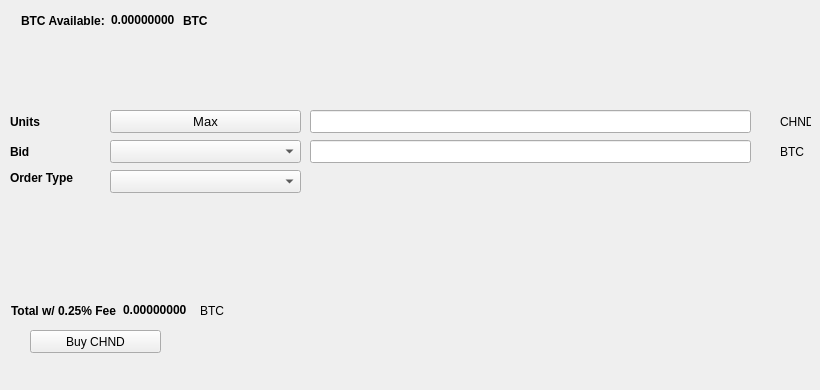
   <widget class="QWidget" name="BuyTab">
    <attribute name="title">
     <string>Buy</string>
    </attribute>
    <widget class="QPushButton" name="BuyCHND">
     <property name="geometry">
      <rect>
       <x>30</x>
       <y>330</y>
       <width>131</width>
       <height>23</height>
      </rect>
     </property>
     <property name="text">
      <string>Buy CHND</string>
     </property>
     <property name="icon">
      <iconset resource="../cashhand.qrc">
       <normaloff>:/icons/bitcoin</normaloff>:/icons/bitcoin</iconset>
     </property>
    </widget>
    <widget class="QLabel" name="label_3">
     <property name="geometry">
      <rect>
       <x>10</x>
       <y>110</y>
       <width>46</width>
       <height>23</height>
      </rect>
     </property>
     <property name="font">
      <font>
       <weight>75</weight>
       <bold>true</bold>
      </font>
     </property>
     <property name="text">
      <string>Units</string>
     </property>
    </widget>
    <widget class="QLineEdit" name="UnitsInput">
     <property name="geometry">
      <rect>
       <x>310</x>
       <y>110</y>
       <width>441</width>
       <height>23</height>
      </rect>
     </property>
     <property name="font">
      <font>
       <pointsize>9</pointsize>
       <weight>75</weight>
       <bold>true</bold>
      </font>
     </property>
    </widget>
    <widget class="QLineEdit" name="BuyBidPriceEdit">
     <property name="geometry">
      <rect>
       <x>310</x>
       <y>140</y>
       <width>441</width>
       <height>23</height>
      </rect>
     </property>
     <property name="font">
      <font>
       <pointsize>9</pointsize>
       <weight>75</weight>
       <bold>true</bold>
      </font>
     </property>
    </widget>
    <widget class="QLabel" name="label_4">
     <property name="geometry">
      <rect>
       <x>780</x>
       <y>110</y>
       <width>31</width>
       <height>23</height>
      </rect>
     </property>
     <property name="text">
      <string>CHND</string>
     </property>
    </widget>
    <widget class="QLabel" name="label_5">
     <property name="geometry">
      <rect>
       <x>780</x>
       <y>140</y>
       <width>31</width>
       <height>23</height>
      </rect>
     </property>
     <property name="text">
      <string>BTC</string>
     </property>
    </widget>
    <widget class="QLabel" name="label_6">
     <property name="geometry">
      <rect>
       <x>10</x>
       <y>140</y>
       <width>46</width>
       <height>23</height>
      </rect>
     </property>
     <property name="font">
      <font>
       <weight>75</weight>
       <bold>true</bold>
      </font>
     </property>
     <property name="text">
      <string>Bid</string>
     </property>
    </widget>
    <widget class="QLabel" name="label_7">
     <property name="geometry">
      <rect>
       <x>10</x>
       <y>170</y>
       <width>91</width>
       <height>16</height>
      </rect>
     </property>
     <property name="font">
      <font>
       <weight>75</weight>
       <bold>true</bold>
      </font>
     </property>
     <property name="text">
      <string>Order Type</string>
     </property>
    </widget>
    <widget class="QPushButton" name="Buy_Max_Amount">
     <property name="geometry">
      <rect>
       <x>110</x>
       <y>110</y>
       <width>191</width>
       <height>23</height>
      </rect>
     </property>
     <property name="font">
      <font>
       <pointsize>10</pointsize>
      </font>
     </property>
     <property name="text">
      <string>Max</string>
     </property>
    </widget>
    <widget class="QComboBox" name="BuyBidcomboBox">
     <property name="geometry">
      <rect>
       <x>110</x>
       <y>140</y>
       <width>191</width>
       <height>23</height>
      </rect>
     </property>
     <property name="font">
      <font>
       <pointsize>10</pointsize>
      </font>
     </property>
    </widget>
    <widget class="QComboBox" name="buyOrdertypeCombo">
     <property name="geometry">
      <rect>
       <x>110</x>
       <y>170</y>
       <width>191</width>
       <height>23</height>
      </rect>
     </property>
     <property name="font">
      <font>
       <pointsize>10</pointsize>
      </font>
     </property>
    </widget>
    <widget class="QWidget" name="layoutWidget1">
     <property name="geometry">
      <rect>
       <x>21</x>
       <y>11</y>
       <width>227</width>
       <height>19</height>
      </rect>
     </property>
     <layout class="QHBoxLayout" name="horizontalLayout_3">
      <item>
       <widget class="QLabel" name="label232">
        <property name="font">
         <font>
          <weight>75</weight>
          <bold>true</bold>
         </font>
        </property>
        <property name="text">
         <string>BTC Available:</string>
        </property>
       </widget>
      </item>
      <item>
       <widget class="QLabel" name="BtcAvailableLbl">
        <property name="palette">
         <palette>
          <active>
           <colorrole role="WindowText">
            <brush brushstyle="SolidPattern">
             <color alpha="255">
              <red>0</red>
              <green>0</green>
              <blue>0</blue>
             </color>
            </brush>
           </colorrole>
           <colorrole role="Button">
            <brush brushstyle="SolidPattern">
             <color alpha="255">
              <red>0</red>
              <green>170</green>
              <blue>0</blue>
             </color>
            </brush>
           </colorrole>
           <colorrole role="Light">
            <brush brushstyle="SolidPattern">
             <color alpha="255">
              <red>0</red>
              <green>255</green>
              <blue>0</blue>
             </color>
            </brush>
           </colorrole>
           <colorrole role="Midlight">
            <brush brushstyle="SolidPattern">
             <color alpha="255">
              <red>0</red>
              <green>212</green>
              <blue>0</blue>
             </color>
            </brush>
           </colorrole>
           <colorrole role="Dark">
            <brush brushstyle="SolidPattern">
             <color alpha="255">
              <red>0</red>
              <green>85</green>
              <blue>0</blue>
             </color>
            </brush>
           </colorrole>
           <colorrole role="Mid">
            <brush brushstyle="SolidPattern">
             <color alpha="255">
              <red>0</red>
              <green>113</green>
              <blue>0</blue>
             </color>
            </brush>
           </colorrole>
           <colorrole role="Text">
            <brush brushstyle="SolidPattern">
             <color alpha="255">
              <red>0</red>
              <green>170</green>
              <blue>0</blue>
             </color>
            </brush>
           </colorrole>
           <colorrole role="BrightText">
            <brush brushstyle="SolidPattern">
             <color alpha="255">
              <red>255</red>
              <green>255</green>
              <blue>255</blue>
             </color>
            </brush>
           </colorrole>
           <colorrole role="ButtonText">
            <brush brushstyle="SolidPattern">
             <color alpha="255">
              <red>0</red>
              <green>0</green>
              <blue>0</blue>
             </color>
            </brush>
           </colorrole>
           <colorrole role="Base">
            <brush brushstyle="SolidPattern">
             <color alpha="255">
              <red>255</red>
              <green>255</green>
              <blue>255</blue>
             </color>
            </brush>
           </colorrole>
           <colorrole role="Window">
            <brush brushstyle="SolidPattern">
             <color alpha="255">
              <red>0</red>
              <green>170</green>
              <blue>0</blue>
             </color>
            </brush>
           </colorrole>
           <colorrole role="Shadow">
            <brush brushstyle="SolidPattern">
             <color alpha="255">
              <red>0</red>
              <green>0</green>
              <blue>0</blue>
             </color>
            </brush>
           </colorrole>
           <colorrole role="AlternateBase">
            <brush brushstyle="SolidPattern">
             <color alpha="255">
              <red>127</red>
              <green>212</green>
              <blue>127</blue>
             </color>
            </brush>
           </colorrole>
           <colorrole role="ToolTipBase">
            <brush brushstyle="SolidPattern">
             <color alpha="255">
              <red>255</red>
              <green>255</green>
              <blue>220</blue>
             </color>
            </brush>
           </colorrole>
           <colorrole role="ToolTipText">
            <brush brushstyle="SolidPattern">
             <color alpha="255">
              <red>0</red>
              <green>0</green>
              <blue>0</blue>
             </color>
            </brush>
           </colorrole>
          </active>
          <inactive>
           <colorrole role="WindowText">
            <brush brushstyle="SolidPattern">
             <color alpha="255">
              <red>0</red>
              <green>0</green>
              <blue>0</blue>
             </color>
            </brush>
           </colorrole>
           <colorrole role="Button">
            <brush brushstyle="SolidPattern">
             <color alpha="255">
              <red>0</red>
              <green>170</green>
              <blue>0</blue>
             </color>
            </brush>
           </colorrole>
           <colorrole role="Light">
            <brush brushstyle="SolidPattern">
             <color alpha="255">
              <red>0</red>
              <green>255</green>
              <blue>0</blue>
             </color>
            </brush>
           </colorrole>
           <colorrole role="Midlight">
            <brush brushstyle="SolidPattern">
             <color alpha="255">
              <red>0</red>
              <green>212</green>
              <blue>0</blue>
             </color>
            </brush>
           </colorrole>
           <colorrole role="Dark">
            <brush brushstyle="SolidPattern">
             <color alpha="255">
              <red>0</red>
              <green>85</green>
              <blue>0</blue>
             </color>
            </brush>
           </colorrole>
           <colorrole role="Mid">
            <brush brushstyle="SolidPattern">
             <color alpha="255">
              <red>0</red>
              <green>113</green>
              <blue>0</blue>
             </color>
            </brush>
           </colorrole>
           <colorrole role="Text">
            <brush brushstyle="SolidPattern">
             <color alpha="255">
              <red>0</red>
              <green>170</green>
              <blue>0</blue>
             </color>
            </brush>
           </colorrole>
           <colorrole role="BrightText">
            <brush brushstyle="SolidPattern">
             <color alpha="255">
              <red>255</red>
              <green>255</green>
              <blue>255</blue>
             </color>
            </brush>
           </colorrole>
           <colorrole role="ButtonText">
            <brush brushstyle="SolidPattern">
             <color alpha="255">
              <red>0</red>
              <green>0</green>
              <blue>0</blue>
             </color>
            </brush>
           </colorrole>
           <colorrole role="Base">
            <brush brushstyle="SolidPattern">
             <color alpha="255">
              <red>255</red>
              <green>255</green>
              <blue>255</blue>
             </color>
            </brush>
           </colorrole>
           <colorrole role="Window">
            <brush brushstyle="SolidPattern">
             <color alpha="255">
              <red>0</red>
              <green>170</green>
              <blue>0</blue>
             </color>
            </brush>
           </colorrole>
           <colorrole role="Shadow">
            <brush brushstyle="SolidPattern">
             <color alpha="255">
              <red>0</red>
              <green>0</green>
              <blue>0</blue>
             </color>
            </brush>
           </colorrole>
           <colorrole role="AlternateBase">
            <brush brushstyle="SolidPattern">
             <color alpha="255">
              <red>127</red>
              <green>212</green>
              <blue>127</blue>
             </color>
            </brush>
           </colorrole>
           <colorrole role="ToolTipBase">
            <brush brushstyle="SolidPattern">
             <color alpha="255">
              <red>255</red>
              <green>255</green>
              <blue>220</blue>
             </color>
            </brush>
           </colorrole>
           <colorrole role="ToolTipText">
            <brush brushstyle="SolidPattern">
             <color alpha="255">
              <red>0</red>
              <green>0</green>
              <blue>0</blue>
             </color>
            </brush>
           </colorrole>
          </inactive>
          <disabled>
           <colorrole role="WindowText">
            <brush brushstyle="SolidPattern">
             <color alpha="255">
              <red>0</red>
              <green>85</green>
              <blue>0</blue>
             </color>
            </brush>
           </colorrole>
           <colorrole role="Button">
            <brush brushstyle="SolidPattern">
             <color alpha="255">
              <red>0</red>
              <green>170</green>
              <blue>0</blue>
             </color>
            </brush>
           </colorrole>
           <colorrole role="Light">
            <brush brushstyle="SolidPattern">
             <color alpha="255">
              <red>0</red>
              <green>255</green>
              <blue>0</blue>
             </color>
            </brush>
           </colorrole>
           <colorrole role="Midlight">
            <brush brushstyle="SolidPattern">
             <color alpha="255">
              <red>0</red>
              <green>212</green>
              <blue>0</blue>
             </color>
            </brush>
           </colorrole>
           <colorrole role="Dark">
            <brush brushstyle="SolidPattern">
             <color alpha="255">
              <red>0</red>
              <green>85</green>
              <blue>0</blue>
             </color>
            </brush>
           </colorrole>
           <colorrole role="Mid">
            <brush brushstyle="SolidPattern">
             <color alpha="255">
              <red>0</red>
              <green>113</green>
              <blue>0</blue>
             </color>
            </brush>
           </colorrole>
           <colorrole role="Text">
            <brush brushstyle="SolidPattern">
             <color alpha="255">
              <red>0</red>
              <green>85</green>
              <blue>0</blue>
             </color>
            </brush>
           </colorrole>
           <colorrole role="BrightText">
            <brush brushstyle="SolidPattern">
             <color alpha="255">
              <red>255</red>
              <green>255</green>
              <blue>255</blue>
             </color>
            </brush>
           </colorrole>
           <colorrole role="ButtonText">
            <brush brushstyle="SolidPattern">
             <color alpha="255">
              <red>0</red>
              <green>85</green>
              <blue>0</blue>
             </color>
            </brush>
           </colorrole>
           <colorrole role="Base">
            <brush brushstyle="SolidPattern">
             <color alpha="255">
              <red>0</red>
              <green>170</green>
              <blue>0</blue>
             </color>
            </brush>
           </colorrole>
           <colorrole role="Window">
            <brush brushstyle="SolidPattern">
             <color alpha="255">
              <red>0</red>
              <green>170</green>
              <blue>0</blue>
             </color>
            </brush>
           </colorrole>
           <colorrole role="Shadow">
            <brush brushstyle="SolidPattern">
             <color alpha="255">
              <red>0</red>
              <green>0</green>
              <blue>0</blue>
             </color>
            </brush>
           </colorrole>
           <colorrole role="AlternateBase">
            <brush brushstyle="SolidPattern">
             <color alpha="255">
              <red>0</red>
              <green>170</green>
              <blue>0</blue>
             </color>
            </brush>
           </colorrole>
           <colorrole role="ToolTipBase">
            <brush brushstyle="SolidPattern">
             <color alpha="255">
              <red>255</red>
              <green>255</green>
              <blue>220</blue>
             </color>
            </brush>
           </colorrole>
           <colorrole role="ToolTipText">
            <brush brushstyle="SolidPattern">
             <color alpha="255">
              <red>0</red>
              <green>0</green>
              <blue>0</blue>
             </color>
            </brush>
           </colorrole>
          </disabled>
         </palette>
        </property>
        <property name="font">
         <font>
          <weight>75</weight>
          <bold>true</bold>
         </font>
        </property>
        <property name="text">
         <string>0.00000000</string>
        </property>
        <property name="textInteractionFlags">
         <set>Qt::LinksAccessibleByMouse|Qt::TextSelectableByKeyboard|Qt::TextSelectableByMouse</set>
        </property>
       </widget>
      </item>
      <item>
       <widget class="QLabel" name="BtcAvailableLbl_2">
        <property name="font">
         <font>
          <weight>75</weight>
          <bold>true</bold>
         </font>
        </property>
        <property name="text">
         <string>BTC</string>
        </property>
       </widget>
      </item>
     </layout>
    </widget>
    <widget class="QWidget" name="layoutWidge2">
     <property name="geometry">
      <rect>
       <x>11</x>
       <y>301</y>
       <width>259</width>
       <height>19</height>
      </rect>
     </property>
     <layout class="QHBoxLayout" name="horizontalLayout_4">
      <item>
       <widget class="QLabel" name="label_9">
        <property name="font">
         <font>
          <weight>75</weight>
          <bold>true</bold>
         </font>
        </property>
        <property name="text">
         <string>Total w/ 0.25% Fee</string>
        </property>
       </widget>
      </item>
      <item>
       <widget class="QLabel" name="BuyCostLabel">
        <property name="palette">
         <palette>
          <active>
           <colorrole role="WindowText">
            <brush brushstyle="SolidPattern">
             <color alpha="255">
              <red>0</red>
              <green>0</green>
              <blue>0</blue>
             </color>
            </brush>
           </colorrole>
           <colorrole role="Button">
            <brush brushstyle="SolidPattern">
             <color alpha="255">
              <red>0</red>
              <green>170</green>
              <blue>0</blue>
             </color>
            </brush>
           </colorrole>
           <colorrole role="Light">
            <brush brushstyle="SolidPattern">
             <color alpha="255">
              <red>0</red>
              <green>255</green>
              <blue>0</blue>
             </color>
            </brush>
           </colorrole>
           <colorrole role="Midlight">
            <brush brushstyle="SolidPattern">
             <color alpha="255">
              <red>0</red>
              <green>212</green>
              <blue>0</blue>
             </color>
            </brush>
           </colorrole>
           <colorrole role="Dark">
            <brush brushstyle="SolidPattern">
             <color alpha="255">
              <red>0</red>
              <green>85</green>
              <blue>0</blue>
             </color>
            </brush>
           </colorrole>
           <colorrole role="Mid">
            <brush brushstyle="SolidPattern">
             <color alpha="255">
              <red>0</red>
              <green>113</green>
              <blue>0</blue>
             </color>
            </brush>
           </colorrole>
           <colorrole role="Text">
            <brush brushstyle="SolidPattern">
             <color alpha="255">
              <red>0</red>
              <green>170</green>
              <blue>0</blue>
             </color>
            </brush>
           </colorrole>
           <colorrole role="BrightText">
            <brush brushstyle="SolidPattern">
             <color alpha="255">
              <red>255</red>
              <green>255</green>
              <blue>255</blue>
             </color>
            </brush>
           </colorrole>
           <colorrole role="ButtonText">
            <brush brushstyle="SolidPattern">
             <color alpha="255">
              <red>0</red>
              <green>0</green>
              <blue>0</blue>
             </color>
            </brush>
           </colorrole>
           <colorrole role="Base">
            <brush brushstyle="SolidPattern">
             <color alpha="255">
              <red>255</red>
              <green>255</green>
              <blue>255</blue>
             </color>
            </brush>
           </colorrole>
           <colorrole role="Window">
            <brush brushstyle="SolidPattern">
             <color alpha="255">
              <red>0</red>
              <green>170</green>
              <blue>0</blue>
             </color>
            </brush>
           </colorrole>
           <colorrole role="Shadow">
            <brush brushstyle="SolidPattern">
             <color alpha="255">
              <red>0</red>
              <green>0</green>
              <blue>0</blue>
             </color>
            </brush>
           </colorrole>
           <colorrole role="AlternateBase">
            <brush brushstyle="SolidPattern">
             <color alpha="255">
              <red>127</red>
              <green>212</green>
              <blue>127</blue>
             </color>
            </brush>
           </colorrole>
           <colorrole role="ToolTipBase">
            <brush brushstyle="SolidPattern">
             <color alpha="255">
              <red>255</red>
              <green>255</green>
              <blue>220</blue>
             </color>
            </brush>
           </colorrole>
           <colorrole role="ToolTipText">
            <brush brushstyle="SolidPattern">
             <color alpha="255">
              <red>0</red>
              <green>0</green>
              <blue>0</blue>
             </color>
            </brush>
           </colorrole>
          </active>
          <inactive>
           <colorrole role="WindowText">
            <brush brushstyle="SolidPattern">
             <color alpha="255">
              <red>0</red>
              <green>0</green>
              <blue>0</blue>
             </color>
            </brush>
           </colorrole>
           <colorrole role="Button">
            <brush brushstyle="SolidPattern">
             <color alpha="255">
              <red>0</red>
              <green>170</green>
              <blue>0</blue>
             </color>
            </brush>
           </colorrole>
           <colorrole role="Light">
            <brush brushstyle="SolidPattern">
             <color alpha="255">
              <red>0</red>
              <green>255</green>
              <blue>0</blue>
             </color>
            </brush>
           </colorrole>
           <colorrole role="Midlight">
            <brush brushstyle="SolidPattern">
             <color alpha="255">
              <red>0</red>
              <green>212</green>
              <blue>0</blue>
             </color>
            </brush>
           </colorrole>
           <colorrole role="Dark">
            <brush brushstyle="SolidPattern">
             <color alpha="255">
              <red>0</red>
              <green>85</green>
              <blue>0</blue>
             </color>
            </brush>
           </colorrole>
           <colorrole role="Mid">
            <brush brushstyle="SolidPattern">
             <color alpha="255">
              <red>0</red>
              <green>113</green>
              <blue>0</blue>
             </color>
            </brush>
           </colorrole>
           <colorrole role="Text">
            <brush brushstyle="SolidPattern">
             <color alpha="255">
              <red>0</red>
              <green>170</green>
              <blue>0</blue>
             </color>
            </brush>
           </colorrole>
           <colorrole role="BrightText">
            <brush brushstyle="SolidPattern">
             <color alpha="255">
              <red>255</red>
              <green>255</green>
              <blue>255</blue>
             </color>
            </brush>
           </colorrole>
           <colorrole role="ButtonText">
            <brush brushstyle="SolidPattern">
             <color alpha="255">
              <red>0</red>
              <green>0</green>
              <blue>0</blue>
             </color>
            </brush>
           </colorrole>
           <colorrole role="Base">
            <brush brushstyle="SolidPattern">
             <color alpha="255">
              <red>255</red>
              <green>255</green>
              <blue>255</blue>
             </color>
            </brush>
           </colorrole>
           <colorrole role="Window">
            <brush brushstyle="SolidPattern">
             <color alpha="255">
              <red>0</red>
              <green>170</green>
              <blue>0</blue>
             </color>
            </brush>
           </colorrole>
           <colorrole role="Shadow">
            <brush brushstyle="SolidPattern">
             <color alpha="255">
              <red>0</red>
              <green>0</green>
              <blue>0</blue>
             </color>
            </brush>
           </colorrole>
           <colorrole role="AlternateBase">
            <brush brushstyle="SolidPattern">
             <color alpha="255">
              <red>127</red>
              <green>212</green>
              <blue>127</blue>
             </color>
            </brush>
           </colorrole>
           <colorrole role="ToolTipBase">
            <brush brushstyle="SolidPattern">
             <color alpha="255">
              <red>255</red>
              <green>255</green>
              <blue>220</blue>
             </color>
            </brush>
           </colorrole>
           <colorrole role="ToolTipText">
            <brush brushstyle="SolidPattern">
             <color alpha="255">
              <red>0</red>
              <green>0</green>
              <blue>0</blue>
             </color>
            </brush>
           </colorrole>
          </inactive>
          <disabled>
           <colorrole role="WindowText">
            <brush brushstyle="SolidPattern">
             <color alpha="255">
              <red>0</red>
              <green>85</green>
              <blue>0</blue>
             </color>
            </brush>
           </colorrole>
           <colorrole role="Button">
            <brush brushstyle="SolidPattern">
             <color alpha="255">
              <red>0</red>
              <green>170</green>
              <blue>0</blue>
             </color>
            </brush>
           </colorrole>
           <colorrole role="Light">
            <brush brushstyle="SolidPattern">
             <color alpha="255">
              <red>0</red>
              <green>255</green>
              <blue>0</blue>
             </color>
            </brush>
           </colorrole>
           <colorrole role="Midlight">
            <brush brushstyle="SolidPattern">
             <color alpha="255">
              <red>0</red>
              <green>212</green>
              <blue>0</blue>
             </color>
            </brush>
           </colorrole>
           <colorrole role="Dark">
            <brush brushstyle="SolidPattern">
             <color alpha="255">
              <red>0</red>
              <green>85</green>
              <blue>0</blue>
             </color>
            </brush>
           </colorrole>
           <colorrole role="Mid">
            <brush brushstyle="SolidPattern">
             <color alpha="255">
              <red>0</red>
              <green>113</green>
              <blue>0</blue>
             </color>
            </brush>
           </colorrole>
           <colorrole role="Text">
            <brush brushstyle="SolidPattern">
             <color alpha="255">
              <red>0</red>
              <green>85</green>
              <blue>0</blue>
             </color>
            </brush>
           </colorrole>
           <colorrole role="BrightText">
            <brush brushstyle="SolidPattern">
             <color alpha="255">
              <red>255</red>
              <green>255</green>
              <blue>255</blue>
             </color>
            </brush>
           </colorrole>
           <colorrole role="ButtonText">
            <brush brushstyle="SolidPattern">
             <color alpha="255">
              <red>0</red>
              <green>85</green>
              <blue>0</blue>
             </color>
            </brush>
           </colorrole>
           <colorrole role="Base">
            <brush brushstyle="SolidPattern">
             <color alpha="255">
              <red>0</red>
              <green>170</green>
              <blue>0</blue>
             </color>
            </brush>
           </colorrole>
           <colorrole role="Window">
            <brush brushstyle="SolidPattern">
             <color alpha="255">
              <red>0</red>
              <green>170</green>
              <blue>0</blue>
             </color>
            </brush>
           </colorrole>
           <colorrole role="Shadow">
            <brush brushstyle="SolidPattern">
             <color alpha="255">
              <red>0</red>
              <green>0</green>
              <blue>0</blue>
             </color>
            </brush>
           </colorrole>
           <colorrole role="AlternateBase">
            <brush brushstyle="SolidPattern">
             <color alpha="255">
              <red>0</red>
              <green>170</green>
              <blue>0</blue>
             </color>
            </brush>
           </colorrole>
           <colorrole role="ToolTipBase">
            <brush brushstyle="SolidPattern">
             <color alpha="255">
              <red>255</red>
              <green>255</green>
              <blue>220</blue>
             </color>
            </brush>
           </colorrole>
           <colorrole role="ToolTipText">
            <brush brushstyle="SolidPattern">
             <color alpha="255">
              <red>0</red>
              <green>0</green>
              <blue>0</blue>
             </color>
            </brush>
           </colorrole>
          </disabled>
         </palette>
        </property>
        <property name="font">
         <font>
          <weight>75</weight>
          <bold>true</bold>
         </font>
        </property>
        <property name="autoFillBackground">
         <bool>false</bool>
        </property>
        <property name="text">
         <string>0.00000000</string>
        </property>
        <property name="textInteractionFlags">
         <set>Qt::LinksAccessibleByMouse|Qt::TextSelectableByMouse</set>
        </property>
       </widget>
      </item>
      <item>
       <widget class="QLabel" name="label_10">
        <property name="font">
         <font>
          <weight>50</weight>
          <bold>false</bold>
         </font>
        </property>
        <property name="text">
         <string>BTC</string>
        </property>
       </widget>
      </item>
     </layout>
    </widget>
    <widget class="QLabel" name="label_24">
     <property name="geometry">
      <rect>
       <x>460</x>
       <y>300</y>
       <width>281</width>
       <height>81</height>
      </rect>
     </property>
     <property name="text">
      <string/>
     </property>
     <property name="pixmap">
      <pixmap>:/images/bittrex</pixmap>
     </property>
    </widget>
   </widget>
